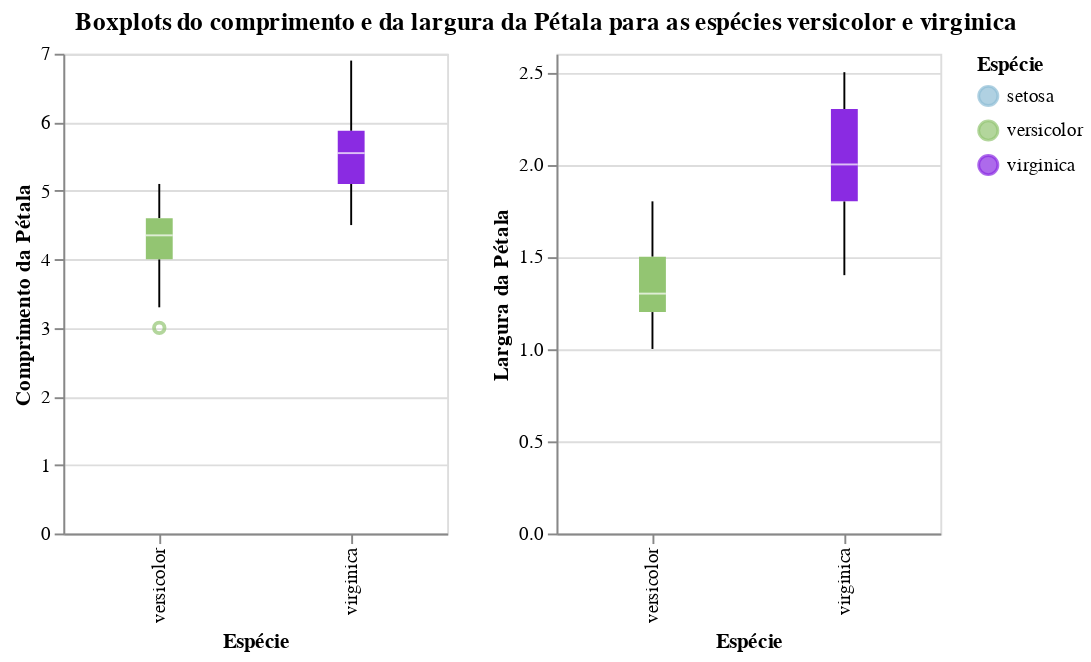

This figure's notebook cell:
### Markdown cell above
Podemos visualizar visualmente com um *boxplot*:

### Code cell
boxplot_comp = alt.Chart(iris_filtered).mark_boxplot().encode(
    alt.X('Espécie'),
    alt.Y('Comprimento da Pétala'),
    alt.Color('Espécie', scale=color_map)
).properties(
    width = 200,
    height = 250,
)

boxplot_larg = alt.Chart(iris_filtered).mark_boxplot().encode(
    alt.X('Espécie'),
    alt.Y('Largura da Pétala'),
    alt.Color('Espécie', scale=color_map)
).properties(
    width = 200,
    height = 250,
)

(boxplot_comp | boxplot_larg).properties(title={
    'text': 'Boxplots do comprimento e da largura da Pétala para as espécies versicolor e virginica',
    'anchor': 'middle'
})

### Figure 1 — Vega-Lite specification as saved in the notebook (floating-point values rounded to 4 significant figures)
{"config": {"view": {"continuousWidth": 300, "continuousHeight": 300}}, "hconcat": [{"mark": {"type": "boxplot"}, "encoding": {"color": {"field": "Espécie", "scale": {"domain": ["setosa", "versicolor", "virginica"], "range": ["#8FBED6", "#93C572", "#8A2BE2"]}, "type": "nominal"}, "x": {"field": "Espécie", "type": "nominal"}, "y": {"field": "Comprimento da Pétala", "type": "quantitative"}}, "height": 250, "width": 200}, {"mark": {"type": "boxplot"}, "encoding": {"color": {"field": "Espécie", "scale": {"domain": ["setosa", "versicolor", "virginica"], "range": ["#8FBED6", "#93C572", "#8A2BE2"]}, "type": "nominal"}, "x": {"field": "Espécie", "type": "nominal"}, "y": {"field": "Largura da Pétala", "type": "quantitative"}}, "height": 250, "width": 200}], "data": {"name": "data-9ca4c4ff734160ca6a86f3b076c4dc81"}, "title": {"text": "Boxplots do comprimento e da largura da Pétala para as espécies versicolor e virginica", "anchor": "middle"}, "$schema": "https://vega.github.io/schema/vega-lite/v5.20.1.json", "datasets": {"data-9ca4c4ff734160ca6a86f3b076c4dc81": [{"Comprimento da Sépala": 7.0, "Largura da Sépala": 3.2, "Comprimento da Pétala": 4.7, "Largura da Pétala": 1.4, "Espécie": "versicolor"}, {"Comprimento da Sépala": 6.4, "Largura da Sépala": 3.2, "Comprimento da Pétala": 4.5, "Largura da Pétala": 1.5, "Espécie": "versicolor"}, {"Comprimento da Sépala": 6.9, "Largura da Sépala": 3.1, "Comprimento da Pétala": 4.9, "Largura da Pétala": 1.5, "Espécie": "versicolor"}, {"Comprimento da Sépala": 5.5, "Largura da Sépala": 2.3, "Comprimento da Pétala": 4.0, "Largura da Pétala": 1.3, "Espécie": "versicolor"}, {"Comprimento da Sépala": 6.5, "Largura da Sépala": 2.8, "Comprimento da Pétala": 4.6, "Largura da Pétala": 1.5, "Espécie": "versicolor"}, {"Comprimento da Sépala": 5.7, "Largura da Sépala": 2.8, "Comprimento da Pétala": 4.5, "Largura da Pétala": 1.3, "Espécie": "versicolor"}, {"Comprimento da Sépala": 6.3, "Largura da Sépala": 3.3, "Comprimento da Pétala": 4.7, "Largura da Pétala": 1.6, "Espécie": "versicolor"}, {"Comprimento da Sépala": 4.9, "Largura da Sépala": 2.4, "Comprimento da Pétala": 3.3, "Largura da Pétala": 1.0, "Espécie": "versicolor"}, {"Comprimento da Sépala": 6.6, "Largura da Sépala": 2.9, "Comprimento da Pétala": 4.6, "Largura da Pétala": 1.3, "Espécie": "versicolor"}, {"Comprimento da Sépala": 5.2, "Largura da Sépala": 2.7, "Comprimento da Pétala": 3.9, "Largura da Pétala": 1.4, "Espécie": "versicolor"}, {"Comprimento da Sépala": 5.0, "Largura da Sépala": 2.0, "Comprimento da Pétala": 3.5, "Largura da Pétala": 1.0, "Espécie": "versicolor"}, {"Comprimento da Sépala": 5.9, "Largura da Sépala": 3.0, "Comprimento da Pétala": 4.2, "Largura da Pétala": 1.5, "Espécie": "versicolor"}, {"Comprimento da Sépala": 6.0, "Largura da Sépala": 2.2, "Comprimento da Pétala": 4.0, "Largura da Pétala": 1.0, "Espécie": "versicolor"}, {"Comprimento da Sépala": 6.1, "Largura da Sépala": 2.9, "Comprimento da Pétala": 4.7, "Largura da Pétala": 1.4, "Espécie": "versicolor"}, {"Comprimento da Sépala": 5.6, "Largura da Sépala": 2.9, "Comprimento da Pétala": 3.6, "Largura da Pétala": 1.3, "Espécie": "versicolor"}, {"Comprimento da Sépala": 6.7, "Largura da Sépala": 3.1, "Comprimento da Pétala": 4.4, "Largura da Pétala": 1.4, "Espécie": "versicolor"}, {"Comprimento da Sépala": 5.6, "Largura da Sépala": 3.0, "Comprimento da Pétala": 4.5, "Largura da Pétala": 1.5, "Espécie": "versicolor"}, {"Comprimento da Sépala": 5.8, "Largura da Sépala": 2.7, "Comprimento da Pétala": 4.1, "Largura da Pétala": 1.0, "Espécie": "versicolor"}, {"Comprimento da Sépala": 6.2, "Largura da Sépala": 2.2, "Comprimento da Pétala": 4.5, "Largura da Pétala": 1.5, "Espécie": "versicolor"}, {"Comprimento da Sépala": 5.6, "Largura da Sépala": 2.5, "Comprimento da Pétala": 3.9, "Largura da Pétala": 1.1, "Espécie": "versicolor"}, {"Comprimento da Sépala": 5.9, "Largura da Sépala": 3.2, "Comprimento da Pétala": 4.8, "Largura da Pétala": 1.8, "Espécie": "versicolor"}, {"Comprimento da Sépala": 6.1, "Largura da Sépala": 2.8, "Comprimento da Pétala": 4.0, "Largura da Pétala": 1.3, "Espécie": "versicolor"}, {"Comprimento da Sépala": 6.3, "Largura da Sépala": 2.5, "Comprimento da Pétala": 4.9, "Largura da Pétala": 1.5, "Espécie": "versicolor"}, {"Comprimento da Sépala": 6.1, "Largura da Sépala": 2.8, "Comprimento da Pétala": 4.7, "Largura da Pétala": 1.2, "Espécie": "versicolor"}, {"Comprimento da Sépala": 6.4, "Largura da Sépala": 2.9, "Comprimento da Pétala": 4.3, "Largura da Pétala": 1.3, "Espécie": "versicolor"}, {"Comprimento da Sépala": 6.6, "Largura da Sépala": 3.0, "Comprimento da Pétala": 4.4, "Largura da Pétala": 1.4, "Espécie": "versicolor"}, {"Comprimento da Sépala": 6.8, "Largura da Sépala": 2.8, "Comprimento da Pétala": 4.8, "Largura da Pétala": 1.4, "Espécie": "versicolor"}, {"Comprimento da Sépala": 6.7, "Largura da Sépala": 3.0, "Comprimento da Pétala": 5.0, "Largura da Pétala": 1.7, "Espécie": "versicolor"}, {"Comprimento da Sépala": 6.0, "Largura da Sépala": 2.9, "Comprimento da Pétala": 4.5, "Largura da Pétala": 1.5, "Espécie": "versicolor"}, {"Comprimento da Sépala": 5.7, "Largura da Sépala": 2.6, "Comprimento da Pétala": 3.5, "Largura da Pétala": 1.0, "Espécie": "versicolor"}, {"Comprimento da Sépala": 5.5, "Largura da Sépala": 2.4, "Comprimento da Pétala": 3.8, "Largura da Pétala": 1.1, "Espécie": "versicolor"}, {"Comprimento da Sépala": 5.5, "Largura da Sépala": 2.4, "Comprimento da Pétala": 3.7, "Largura da Pétala": 1.0, "Espécie": "versicolor"}, {"Comprimento da Sépala": 5.8, "Largura da Sépala": 2.7, "Comprimento da Pétala": 3.9, "Largura da Pétala": 1.2, "Espécie": "versicolor"}, {"Comprimento da Sépala": 6.0, "Largura da Sépala": 2.7, "Comprimento da Pétala": 5.1, "Largura da Pétala": 1.6, "Espécie": "versicolor"}, {"Comprimento da Sépala": 5.4, "Largura da Sépala": 3.0, "Comprimento da Pétala": 4.5, "Largura da Pétala": 1.5, "Espécie": "versicolor"}, {"Comprimento da Sépala": 6.0, "Largura da Sépala": 3.4, "Comprimento da Pétala": 4.5, "Largura da Pétala": 1.6, "Espécie": "versicolor"}, {"Comprimento da Sépala": 6.7, "Largura da Sépala": 3.1, "Comprimento da Pétala": 4.7, "Largura da Pétala": 1.5, "Espécie": "versicolor"}, {"Comprimento da Sépala": 6.3, "Largura da Sépala": 2.3, "Comprimento da Pétala": 4.4, "Largura da Pétala": 1.3, "Espécie": "versicolor"}, {"Comprimento da Sépala": 5.6, "Largura da Sépala": 3.0, "Comprimento da Pétala": 4.1, "Largura da Pétala": 1.3, "Espécie": "versicolor"}, {"Comprimento da Sépala": 5.5, "Largura da Sépala": 2.5, "Comprimento da Pétala": 4.0, "Largura da Pétala": 1.3, "Espécie": "versicolor"}, {"Comprimento da Sépala": 5.5, "Largura da Sépala": 2.6, "Comprimento da Pétala": 4.4, "Largura da Pétala": 1.2, "Espécie": "versicolor"}, {"Comprimento da Sépala": 6.1, "Largura da Sépala": 3.0, "Comprimento da Pétala": 4.6, "Largura da Pétala": 1.4, "Espécie": "versicolor"}, {"Comprimento da Sépala": 5.8, "Largura da Sépala": 2.6, "Comprimento da Pétala": 4.0, "Largura da Pétala": 1.2, "Espécie": "versicolor"}, {"Comprimento da Sépala": 5.0, "Largura da Sépala": 2.3, "Comprimento da Pétala": 3.3, "Largura da Pétala": 1.0, "Espécie": "versicolor"}, {"Comprimento da Sépala": 5.6, "Largura da Sépala": 2.7, "Comprimento da Pétala": 4.2, "Largura da Pétala": 1.3, "Espécie": "versicolor"}, {"Comprimento da Sépala": 5.7, "Largura da Sépala": 3.0, "Comprimento da Pétala": 4.2, "Largura da Pétala": 1.2, "Espécie": "versicolor"}, {"Comprimento da Sépala": 5.7, "Largura da Sépala": 2.9, "Comprimento da Pétala": 4.2, "Largura da Pétala": 1.3, "Espécie": "versicolor"}, {"Comprimento da Sépala": 6.2, "Largura da Sépala": 2.9, "Comprimento da Pétala": 4.3, "Largura da Pétala": 1.3, "Espécie": "versicolor"}, {"Comprimento da Sépala": 5.1, "Largura da Sépala": 2.5, "Comprimento da Pétala": 3.0, "Largura da Pétala": 1.1, "Espécie": "versicolor"}, {"Comprimento da Sépala": 5.7, "Largura da Sépala": 2.8, "Comprimento da Pétala": 4.1, "Largura da Pétala": 1.3, "Espécie": "versicolor"}, {"Comprimento da Sépala": 6.3, "Largura da Sépala": 3.3, "Comprimento da Pétala": 6.0, "Largura da Pétala": 2.5, "Espécie": "virginica"}, {"Comprimento da Sépala": 5.8, "Largura da Sépala": 2.7, "Comprimento da Pétala": 5.1, "Largura da Pétala": 1.9, "Espécie": "virginica"}, {"Comprimento da Sépala": 7.1, "Largura da Sépala": 3.0, "Comprimento da Pétala": 5.9, "Largura da Pétala": 2.1, "Espécie": "virginica"}, {"Comprimento da Sépala": 6.3, "Largura da Sépala": 2.9, "Comprimento da Pétala": 5.6, "Largura da Pétala": 1.8, "Espécie": "virginica"}, {"Comprimento da Sépala": 6.5, "Largura da Sépala": 3.0, "Comprimento da Pétala": 5.8, "Largura da Pétala": 2.2, "Espécie": "virginica"}, {"Comprimento da Sépala": 7.6, "Largura da Sépala": 3.0, "Comprimento da Pétala": 6.6, "Largura da Pétala": 2.1, "Espécie": "virginica"}, {"Comprimento da Sépala": 4.9, "Largura da Sépala": 2.5, "Comprimento da Pétala": 4.5, "Largura da Pétala": 1.7, "Espécie": "virginica"}, {"Comprimento da Sépala": 7.3, "Largura da Sépala": 2.9, "Comprimento da Pétala": 6.3, "Largura da Pétala": 1.8, "Espécie": "virginica"}, {"Comprimento da Sépala": 6.7, "Largura da Sépala": 2.5, "Comprimento da Pétala": 5.8, "Largura da Pétala": 1.8, "Espécie": "virginica"}, {"Comprimento da Sépala": 7.2, "Largura da Sépala": 3.6, "Comprimento da Pétala": 6.1, "Largura da Pétala": 2.5, "Espécie": "virginica"}, {"Comprimento da Sépala": 6.5, "Largura da Sépala": 3.2, "Comprimento da Pétala": 5.1, "Largura da Pétala": 2.0, "Espécie": "virginica"}, {"Comprimento da Sépala": 6.4, "Largura da Sépala": 2.7, "Comprimento da Pétala": 5.3, "Largura da Pétala": 1.9, "Espécie": "virginica"}, {"Comprimento da Sépala": 6.8, "Largura da Sépala": 3.0, "Comprimento da Pétala": 5.5, "Largura da Pétala": 2.1, "Espécie": "virginica"}, {"Comprimento da Sépala": 5.7, "Largura da Sépala": 2.5, "Comprimento da Pétala": 5.0, "Largura da Pétala": 2.0, "Espécie": "virginica"}, {"Comprimento da Sépala": 5.8, "Largura da Sépala": 2.8, "Comprimento da Pétala": 5.1, "Largura da Pétala": 2.4, "Espécie": "virginica"}, {"Comprimento da Sépala": 6.4, "Largura da Sépala": 3.2, "Comprimento da Pétala": 5.3, "Largura da Pétala": 2.3, "Espécie": "virginica"}, {"Comprimento da Sépala": 6.5, "Largura da Sépala": 3.0, "Comprimento da Pétala": 5.5, "Largura da Pétala": 1.8, "Espécie": "virginica"}, {"Comprimento da Sépala": 7.7, "Largura da Sépala": 3.8, "Comprimento da Pétala": 6.7, "Largura da Pétala": 2.2, "Espécie": "virginica"}, {"Comprimento da Sépala": 7.7, "Largura da Sépala": 2.6, "Comprimento da Pétala": 6.9, "Largura da Pétala": 2.3, "Espécie": "virginica"}, {"Comprimento da Sépala": 6.0, "Largura da Sépala": 2.2, "Comprimento da Pétala": 5.0, "Largura da Pétala": 1.5, "Espécie": "virginica"}, {"Comprimento da Sépala": 6.9, "Largura da Sépala": 3.2, "Comprimento da Pétala": 5.7, "Largura da Pétala": 2.3, "Espécie": "virginica"}, {"Comprimento da Sépala": 5.6, "Largura da Sépala": 2.8, "Comprimento da Pétala": 4.9, "Largura da Pétala": 2.0, "Espécie": "virginica"}, {"Comprimento da Sépala": 7.7, "Largura da Sépala": 2.8, "Comprimento da Pétala": 6.7, "Largura da Pétala": 2.0, "Espécie": "virginica"}, {"Comprimento da Sépala": 6.3, "Largura da Sépala": 2.7, "Comprimento da Pétala": 4.9, "Largura da Pétala": 1.8, "Espécie": "virginica"}, {"Comprimento da Sépala": 6.7, "Largura da Sépala": 3.3, "Comprimento da Pétala": 5.7, "Largura da Pétala": 2.1, "Espécie": "virginica"}, {"Comprimento da Sépala": 7.2, "Largura da Sépala": 3.2, "Comprimento da Pétala": 6.0, "Largura da Pétala": 1.8, "Espécie": "virginica"}, {"Comprimento da Sépala": 6.2, "Largura da Sépala": 2.8, "Comprimento da Pétala": 4.8, "Largura da Pétala": 1.8, "Espécie": "virginica"}, {"Comprimento da Sépala": 6.1, "Largura da Sépala": 3.0, "Comprimento da Pétala": 4.9, "Largura da Pétala": 1.8, "Espécie": "virginica"}, {"Comprimento da Sépala": 6.4, "Largura da Sépala": 2.8, "Comprimento da Pétala": 5.6, "Largura da Pétala": 2.1, "Espécie": "virginica"}, {"Comprimento da Sépala": 7.2, "Largura da Sépala": 3.0, "Comprimento da Pétala": 5.8, "Largura da Pétala": 1.6, "Espécie": "virginica"}, {"Comprimento da Sépala": 7.4, "Largura da Sépala": 2.8, "Comprimento da Pétala": 6.1, "Largura da Pétala": 1.9, "Espécie": "virginica"}, {"Comprimento da Sépala": 7.9, "Largura da Sépala": 3.8, "Comprimento da Pétala": 6.4, "Largura da Pétala": 2.0, "Espécie": "virginica"}, {"Comprimento da Sépala": 6.4, "Largura da Sépala": 2.8, "Comprimento da Pétala": 5.6, "Largura da Pétala": 2.2, "Espécie": "virginica"}, {"Comprimento da Sépala": 6.3, "Largura da Sépala": 2.8, "Comprimento da Pétala": 5.1, "Largura da Pétala": 1.5, "Espécie": "virginica"}, {"Comprimento da Sépala": 6.1, "Largura da Sépala": 2.6, "Comprimento da Pétala": 5.6, "Largura da Pétala": 1.4, "Espécie": "virginica"}, {"Comprimento da Sépala": 7.7, "Largura da Sépala": 3.0, "Comprimento da Pétala": 6.1, "Largura da Pétala": 2.3, "Espécie": "virginica"}, {"Comprimento da Sépala": 6.3, "Largura da Sépala": 3.4, "Comprimento da Pétala": 5.6, "Largura da Pétala": 2.4, "Espécie": "virginica"}, {"Comprimento da Sépala": 6.4, "Largura da Sépala": 3.1, "Comprimento da Pétala": 5.5, "Largura da Pétala": 1.8, "Espécie": "virginica"}, {"Comprimento da Sépala": 6.0, "Largura da Sépala": 3.0, "Comprimento da Pétala": 4.8, "Largura da Pétala": 1.8, "Espécie": "virginica"}, {"Comprimento da Sépala": 6.9, "Largura da Sépala": 3.1, "Comprimento da Pétala": 5.4, "Largura da Pétala": 2.1, "Espécie": "virginica"}, {"Comprimento da Sépala": 6.7, "Largura da Sépala": 3.1, "Comprimento da Pétala": 5.6, "Largura da Pétala": 2.4, "Espécie": "virginica"}, {"Comprimento da Sépala": 6.9, "Largura da Sépala": 3.1, "Comprimento da Pétala": 5.1, "Largura da Pétala": 2.3, "Espécie": "virginica"}, {"Comprimento da Sépala": 5.8, "Largura da Sépala": 2.7, "Comprimento da Pétala": 5.1, "Largura da Pétala": 1.9, "Espécie": "virginica"}, {"Comprimento da Sépala": 6.8, "Largura da Sépala": 3.2, "Comprimento da Pétala": 5.9, "Largura da Pétala": 2.3, "Espécie": "virginica"}, {"Comprimento da Sépala": 6.7, "Largura da Sépala": 3.3, "Comprimento da Pétala": 5.7, "Largura da Pétala": 2.5, "Espécie": "virginica"}, {"Comprimento da Sépala": 6.7, "Largura da Sépala": 3.0, "Comprimento da Pétala": 5.2, "Largura da Pétala": 2.3, "Espécie": "virginica"}, {"Comprimento da Sépala": 6.3, "Largura da Sépala": 2.5, "Comprimento da Pétala": 5.0, "Largura da Pétala": 1.9, "Espécie": "virginica"}, {"Comprimento da Sépala": 6.5, "Largura da Sépala": 3.0, "Comprimento da Pétala": 5.2, "Largura da Pétala": 2.0, "Espécie": "virginica"}, {"Comprimento da Sépala": 6.2, "Largura da Sépala": 3.4, "Comprimento da Pétala": 5.4, "Largura da Pétala": 2.3, "Espécie": "virginica"}, {"Comprimento da Sépala": 5.9, "Largura da Sépala": 3.0, "Comprimento da Pétala": 5.1, "Largura da Pétala": 1.8, "Espécie": "virginica"}]}}
